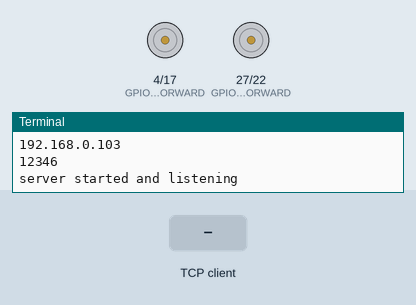
This program was run on a simulated Raspberry Pi (BCM pin numbers). Shown: motor-driver pin pairs drawn as motors (green arrow = first pin HIGH = forward, orange = second pin HIGH = backward, longer = more drive), the last lines printed to the terminal. The inputs (shaded band) are chosen by the test bench. One TCP client connects 1 s after the port opens and stays connected; threads take turns every 2 ms.

Above: at 1.7 s.
1.8 s: the TCP client sends "l"
At 2.2 s:
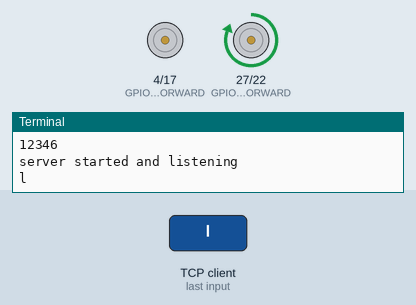
3.3 s: the TCP client sends "r"
At 4.5 s:
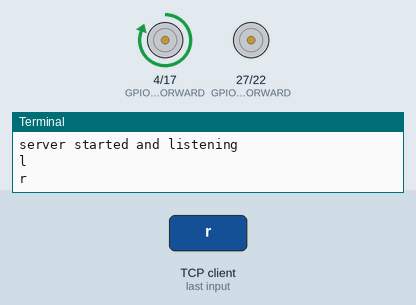
4.8 s: the TCP client sends "f"
At 5.7 s:
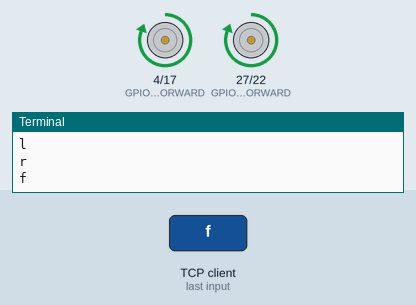
6.3 s: the TCP client sends "b"
At 6.9 s:
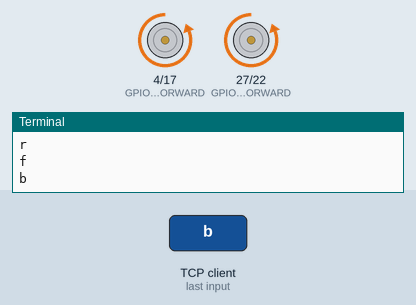
Timing chart, 0 to 8.8 s (numbered marks = the images above; inputs shaded):
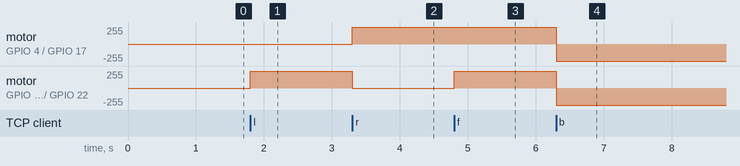

Measured:
- after the input at 1.8 s, motor on GPIO 27 (GPIO_RIGHT_FORWARD) / GPIO 22 (GPIO_RIGHT_BACKWARD): stopped → forward 255/255 at once
- after the input at 3.3 s, motor on GPIO 4 (GPIO_LEFT_FORWARD) / GPIO 17 (GPIO_LEFT_BACKWARD): stopped → forward 255/255 at once; motor on GPIO 27 (GPIO_RIGHT_FORWARD) / GPIO 22 (GPIO_RIGHT_BACKWARD): forward 255/255 → stopped at once
- after the input at 4.8 s, motor on GPIO 27 (GPIO_RIGHT_FORWARD) / GPIO 22 (GPIO_RIGHT_BACKWARD): stopped → forward 255/255 at once
- after the input at 6.3 s, motor on GPIO 4 (GPIO_LEFT_FORWARD) / GPIO 17 (GPIO_LEFT_BACKWARD), motor on GPIO 27 (GPIO_RIGHT_FORWARD) / GPIO 22 (GPIO_RIGHT_BACKWARD): forward 255/255 → backward 255/255 at once

The program:

robot-remote-control-server.py
```python
 #!/usr/bin/env python

''' Author - Sayantan Auddy'''

''' Server script - Listens for incoming client connections,
    receives the command (left, right, forward, back, stop)
    and executes the appropriate motor commands. The logic
    can be extended to utilize the ultrasonic sensors to
    detect obstacles and stop if needed.

    Run this script on the raspberry pi, and set the same host
    ip address in both the client and server scripts.
'''

import socket
from threading import *

# RPi related imports
import time
import RPi.GPIO as GPIO
import signal
import sys

# Handler for cleanup
def signal_handler(signal, frame):
    print('You pressed Ctrl+C!')
    # Reset GPIO settings
    GPIO.cleanup()
    sys.exit(0)

signal.signal(signal.SIGINT, signal_handler)

# Use BCM GPIO references
# instead of physical pin numbers
GPIO.setmode(GPIO.BCM)

# Define GPIO to use on Pi
GPIO_TRIGGER = 23
GPIO_ECHO = 24
GPIO_LEFT_FORWARD = 4 # Pin 7->GPIO4
GPIO_LEFT_BACKWARD = 17 # Pin 11
GPIO_RIGHT_FORWARD = 27 # Pin 13
GPIO_RIGHT_BACKWARD = 22 # Pin 15

# Set pins as output and input
GPIO.setup(GPIO_TRIGGER,GPIO.OUT)  # Trigger
GPIO.setup(GPIO_ECHO,GPIO.IN)      # Echo

# Set output pins for driving
GPIO.setup(GPIO_LEFT_FORWARD, GPIO.OUT)
GPIO.setup(GPIO_LEFT_BACKWARD, GPIO.OUT)
GPIO.setup(GPIO_RIGHT_FORWARD, GPIO.OUT)
GPIO.setup(GPIO_RIGHT_BACKWARD, GPIO.OUT)

# Set trigger to False (Low)
GPIO.output(GPIO_TRIGGER, False)

# Allow module to settle
time.sleep(0.5)

serversocket = socket.socket(socket.AF_INET, socket.SOCK_STREAM)
host = "192.168.0.103"
port = 12346
print (host)
print (port)
serversocket.bind((host, port))

class client(Thread):
    def __init__(self, socket, address):
        Thread.__init__(self)
        self.sock = socket
        self.addr = address
        self.start()

    def run(self):
        while 1:
            client_msg = self.sock.recv(1024).decode()
            client_msg_ascii = client_msg.encode('ascii','ignore')
            print client_msg_ascii

            if client_msg_ascii == 'l':
                # Turn left

                GPIO.output(GPIO_LEFT_FORWARD, False)
                GPIO.output(GPIO_RIGHT_FORWARD, True)

                GPIO.output(GPIO_LEFT_BACKWARD, False)
                GPIO.output(GPIO_RIGHT_BACKWARD, False)

            elif client_msg_ascii == 'r':
                # Turn right

                GPIO.output(GPIO_LEFT_FORWARD, True)
                GPIO.output(GPIO_RIGHT_FORWARD, False)

                GPIO.output(GPIO_LEFT_BACKWARD, False)
                GPIO.output(GPIO_RIGHT_BACKWARD, False)


            elif client_msg_ascii == 'f':
                # Go forward

                GPIO.output(GPIO_LEFT_FORWARD, True)
                GPIO.output(GPIO_RIGHT_FORWARD, True)

                GPIO.output(GPIO_LEFT_BACKWARD, False)
                GPIO.output(GPIO_RIGHT_BACKWARD, False)

            elif client_msg_ascii == 'b':
                # Go backward

                GPIO.output(GPIO_LEFT_BACKWARD, True)
                GPIO.output(GPIO_RIGHT_BACKWARD, True)

                GPIO.output(GPIO_LEFT_FORWARD, False)
                GPIO.output(GPIO_RIGHT_FORWARD, False)

            elif client_msg_ascii == 's':
                # Stop

                GPIO.output(GPIO_LEFT_BACKWARD, False)
                GPIO.output(GPIO_RIGHT_BACKWARD, False)

                GPIO.output(GPIO_LEFT_FORWARD, False)
                GPIO.output(GPIO_RIGHT_FORWARD, False)

            self.sock.send(b'Command received')

serversocket.listen(5)
print ('server started and listening')
while True:
    clientsocket, address = serversocket.accept()
    client(clientsocket, address)
```
